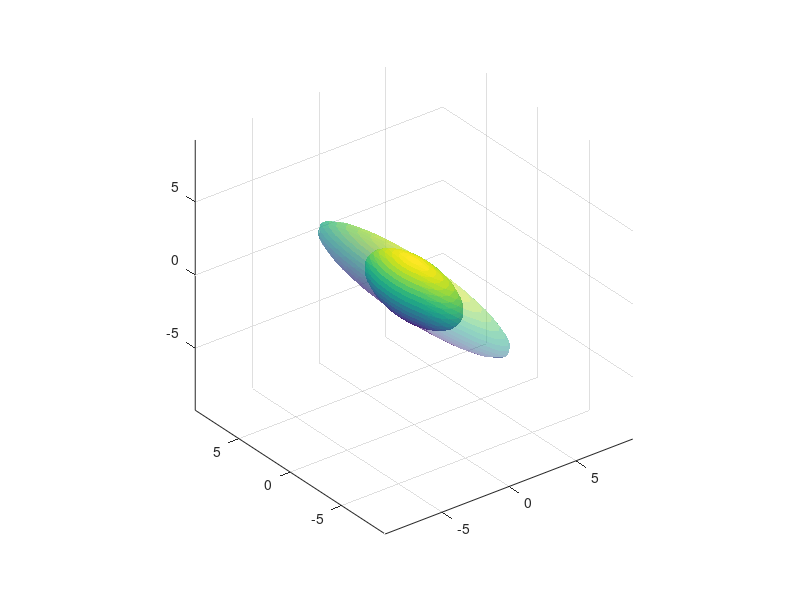

Reproduce this figure in MATLAB.
% FIXES WILL ONLY BE APPLIED TO THE LAST SCRIPT OF THE LAB SESSION, UNLESS
% THEY ARE FUNDAMENTALLY DIFFERENT
clc
close all

% Principal inertia, initial angle, torque
I = [0.07; 0.0109; 0.0504];
w0 = [0.01; 0.01; 2];

T = 0.5*(I(1)*w0(1)^2+I(2)*w0(2)^2+I(3)*w0(3)^2);
h = sqrt((I(1)*w0(1))^2+(I(2)*w0(2))^2+(I(3)*w0(3))^2);

% Energy ellipsoid
% wx^2*Ix/2/T + wy^2*Iy/2/T + wz^2*Iz/2/T = 1
[X,Y,Z] = ellipsoid(0,0,0,sqrt(2*T/I(1)),sqrt(2*T/I(2)),sqrt(2*T/I(3)));
energyEllipsoid = surf(X,Y,Z,'FaceAlpha', 1, 'EdgeColor', 'none');

hold on
% Ang. momentum ellipsoid
% wx^2/h^2*Ix^2 + wy^2/h^2*Iy^2 + wz^2/h^2*Iz^2 = 1
[X,Y,Z] = ellipsoid(0,0,0,h/I(1),h/I(2),h/I(3));
momentEllipsoid = surf(X,Y,Z,'FaceAlpha', 0.5, 'EdgeColor', 'none');

axis equal
hold off